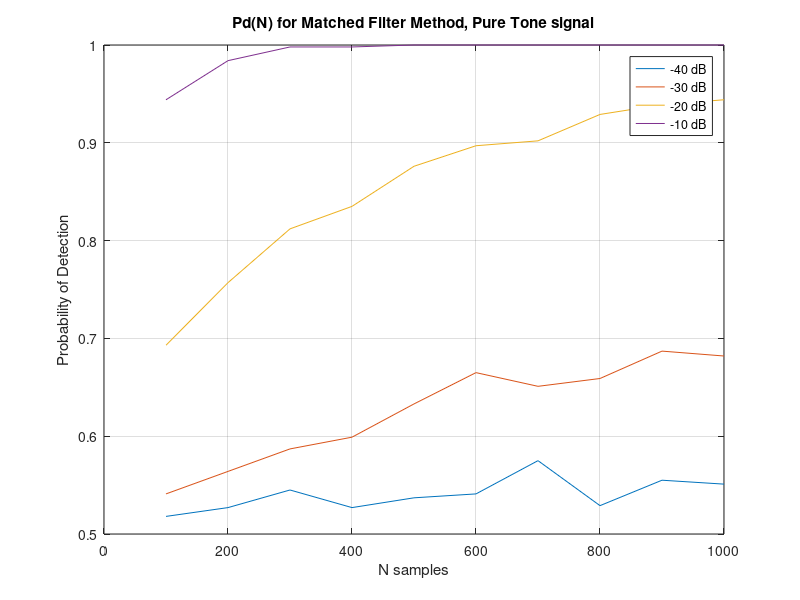

Write MATLAB code to recreate this figure.
%--------------------------------------------------------------------------
%   Author      : AKRARAI MOHAMED    
%   School      : National Institut Of Posts and Telecommunications
%   Description : In This file we calculate the Probablity of detection for            
%                 Energy Detection for a Pure Tone pulse for Different
%                 Numbers of Samples[100 1000].  
%--------------------------------------------------------------------------
clc;
clear all
A = 1; % Amplitude
f0 = 1e3; % Signal Frequency

% T = 10e-3; % Pulse width 
phi = 0; % signal phase

Pd = zeros([4 10]);

k = 0;
for SNR = -40:10:-10
    
k = k + 1;
i = 0;
V = zeros([10 1000]);
    
 for N = 100:100:1000
    i = i + 1;
    fs = 100 * 1e3;
    t = (0:N-1)/fs; % time index
    Xp = A*cos(2*pi*t*f0+phi);
    
    for j =1:1:1000
        
    Y = awgn(Xp,SNR,'measured'); % the signal power -28.3 dBW
    Noise = Y - Xp;
    % rms(Noise)^2; measure the noise power.
    La  = abs(abs(fft(Noise).^2));
    LambdAmf = sum(La)/N;
    Sta = abs(abs(fft(Y).^2));
    Tmf = sum(Sta)/N;
    
    if  (Tmf > LambdAmf)    
        V( i , j ) = 1;
    end
    end 
    Pd( k , i ) = (sum(V(i,:))/1000);
 end
end

Nsamples = 1:1:10;
figure;
plot(Nsamples*100,Pd(1,:),Nsamples*100,Pd(2,:),Nsamples*100,Pd(3,:),Nsamples*100,Pd(4,:))
title('Pd(N) for Matched Filter Method, Pure Tone signal')
xlabel('N samples')
ylabel('Probability of Detection')
grid
hold off

legend('-40 dB','-30 dB','-20 dB','-10 dB')

% figure;
% plot(real(sig))
% figure;
% plot(real(Y))
% title('Noised signal')